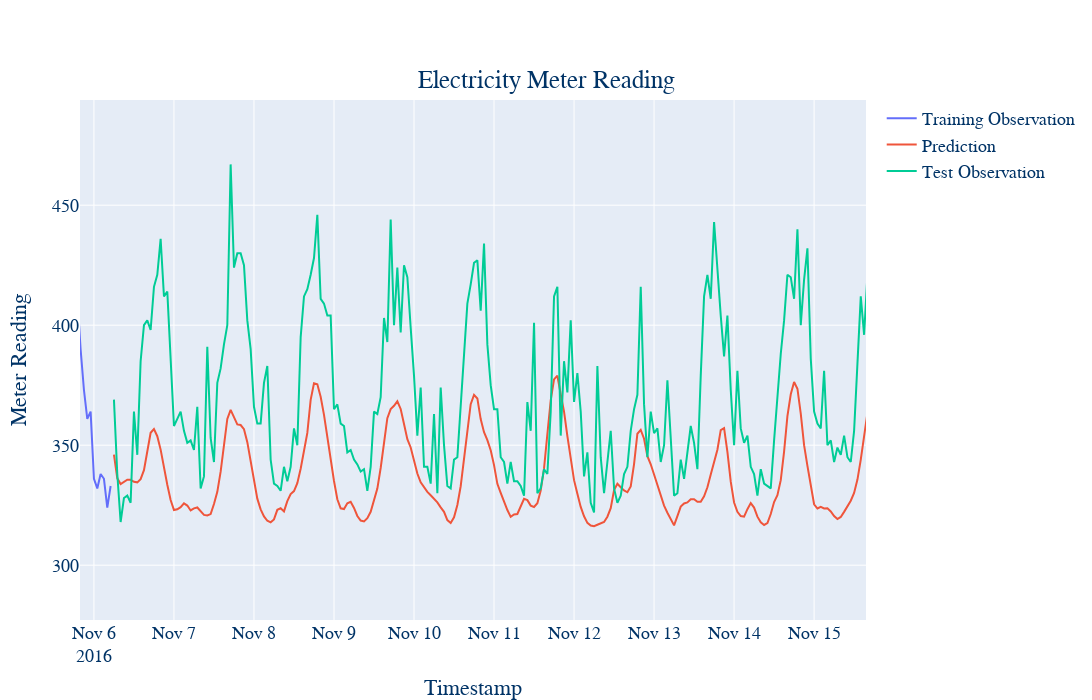

Notebook cell for this chart:
### Code cell
x = np.expand_dims(x_scaled_test, axis=0)
y_pred = elec_dropout_model.predict(x)
y_pred_rescaled = y_scaler.inverse_transform(y_pred[0])


y_train_reshaped = y_train.reshape((-1))
y_test_reshaped = y_test.reshape((-1))
y_pred_reshaped = y_pred_rescaled.reshape((-1))

trace1 = go.Scatter(
    x = elec_consumption.index[7200:num_train],
    y = y_train_reshaped,
    mode = 'lines',
    name = 'Training Observation'
)
trace2 = go.Scatter(
    x = date_test,
    y = y_pred_reshaped,
    mode = 'lines',
    name = 'Prediction'
)
trace3 = go.Scatter(
    x = date_test,
    y = y_test_reshaped,
    mode='lines',
    name = 'Test Observation'
)
layout = go.Layout(width=1400, height=700,
    title = {'text': "Electricity Meter Reading", 'y':0.9, 'x':0.5, 'xanchor': 'center', 'yanchor': 'top'},
    xaxis = {'title' : "Timestamp"},
    yaxis = {'title' : "Meter Reading", }
)
fig = go.Figure(data=[trace1, trace2, trace3], layout=layout)
fig.update_layout(font=dict(family="Courier New, monospace", size=18, color="#003366", )) # "#7f7f7f"
# fig.write_image('image/time_series_forcast_chw.png')
fig.show()

### Figure 1 — Plotly figure (JSON) as saved in the notebook; plotly's stock layout.template omitted (floating-point values rounded to 4 significant figures; data arrays with more than 128 entries replaced by an {"elided": "..."} marker saying what was removed)
{"data": [{"mode": "lines", "name": "Training Observation", "type": "scatter", "x": {"elided": "246 str values"}, "y": {"elided": "7446 int values"}}, {"mode": "lines", "name": "Prediction", "type": "scatter", "x": {"elided": "1314 str values"}, "y": {"elided": "1314 float values"}}, {"mode": "lines", "name": "Test Observation", "type": "scatter", "x": {"elided": "1314 str values"}, "y": {"elided": "1314 int values"}}], "layout": {"font": {"color": "#003366", "family": "Courier New, monospace", "size": 18}, "height": 700, "title": {"text": "Electricity Meter Reading", "x": 0.5, "xanchor": "center", "y": 0.9, "yanchor": "top"}, "width": 1400, "xaxis": {"autorange": false, "range": ["2016-11-05 19:48:59.6662", "2016-11-15 15:34:04.0564"], "title": {"text": "Timestamp"}, "type": "date"}, "yaxis": {"autorange": true, "range": [277.2, 493.8], "title": {"text": "Meter Reading"}, "type": "linear"}}}
